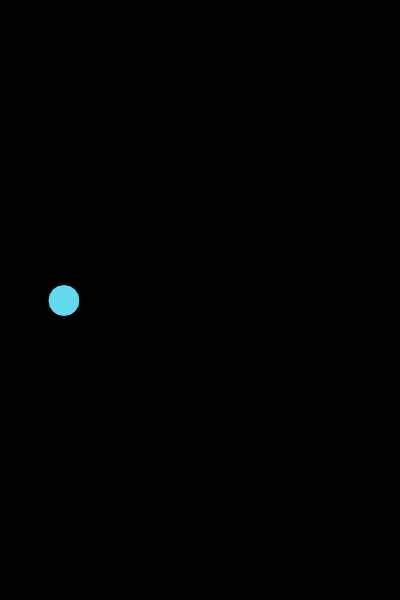
Frame 1 (no input)
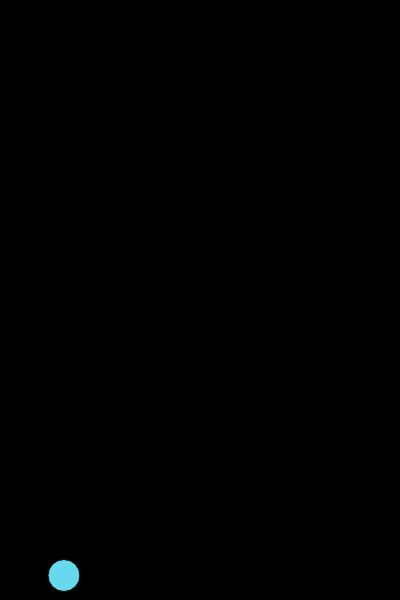
Frame 60 (no input)
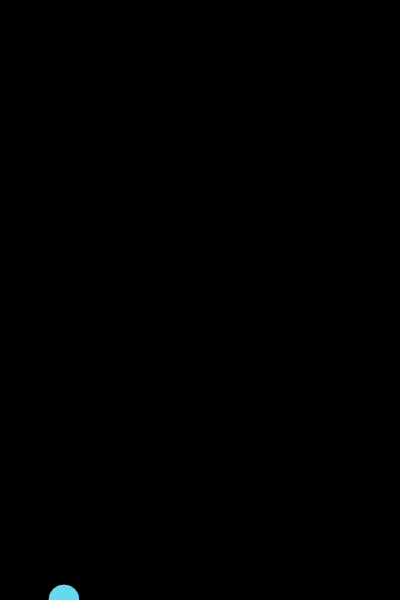
Frame 120 (the mouse pressed at the canvas centre since frame 60)

The p5.js sketch that drew these frames (run headless with seeded random() and noise() and a simulated clock; from frame 60 on, the mouse is pressed at the canvas centre):

// p5.js sketch
// ── sketch.js
var bird;
function setup() {
	createCanvas(400, 600);
	bird = new Bird();
}

function draw() {
	// ellipse(50, 50, 80, 80);
	background(0);
	bird.update();
	bird.show();
}

function keyPressed() {
	if (key == " ") {
		bird.up();
	}
}
// ── bird.js
function Bird() {
	this.y = height / 2;
	this.x = 64;

	this.gravity = 0.6;
	this.velocity = 0;
	this.lift = -12;

	this.show = function() {
		fill(102, 217, 239);
		ellipse(this.x, this.y, 32, 32);
	}

	this.update = function() {
		this.velocity += this.gravity;
		this.velocity *= 0.9;
		this.y += this.velocity;

		if (this.y > height) {
			this.y = height;
			this.velocity = 0;
		}

		if (this.y < 0) {
			this.y = 0;
		}
	}

	this.up = function(){
		this.velocity += this.lift;
	}
}
// ── pipe.js
function Pipe() {
	this.top = random(height / 2);
	this.bottom = random(height / 2);

	this.x = width;
	this.width = 20;
	this.speed = 6;

	this.show = function() {
		fill(255);
		rect(this.x, 0, this.width, this.top);
		rect(this.x, height - this.bottom, this.width, this.bottom);
	}

	this.update = function() {
		this.x -= this.speed;
	}

	this.isOutScreen = function() {
		return this.x < -this.width;
	}
}
